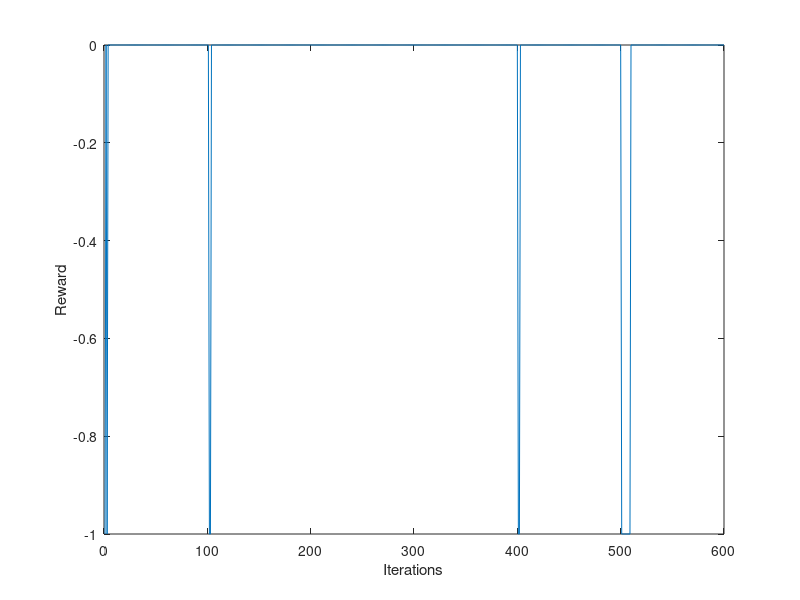

MATLAB code to generate this figure:
% Name: hw3.m
% Author: Jazel A. Suguitan
% Last Modified: Oct. 30, 2021

clc,clear
close all

% Q Learning (Off-Policy Control)

% ========================== TRAINING =========================

alpha = 0.8;    %initialize learning rate (WHAT TO SET???)
gamma = 0.2; %WHAT TO SET???
grid_size = 5;
%[X,Y] = meshgrid(grid_size);
grid = zeros(grid_size);
num_states = grid_size * grid_size;
S = 1:num_states;
num_actions = 4;
A = 1:num_actions; % 1-up, 2-down, 3-right, 4-left
num_eps = 6;
num_its = 100;
delta_t_update = 0.008;
%T = 0:delta_t_update:7; % Set simulation time
%Q = cell(num_states, num_actions);   % create initial Q-table  zeros(num_states, 4)
Q = zeros(num_states, num_actions);
%s_ = cell(size(T), num_its);
%a_ = cell(size(T,1), num_its);
Q_eps = cell(num_eps, 1);
starts = randi([1,num_states], num_eps, num_its);   %create random start positions, store in num_eps x num_its matrix
%goals = randi([1,num_states], num_eps, num_its);    %create random goal positions
goal = 25;

rewards = zeros(num_eps * num_its, 1);
s_next_record = zeros(num_eps * num_its, 1);

totalits = 0;

for episode = 1:num_eps
    %t = episode    %extra variable t to make Q equation look cleaner
    %s_t = 1;    %place robot in upper left cell of grid
    s_t = starts(episode, 1);
    %a_t = 3;    %arbitrary initial action
    for iteration = 1:num_its
        %k = iteration  % extra variable k to make Q equation look cleaner
        %find max reward in row of Q-table corresponding with current state
        totalits = totalits + 1;
        [maxReward, max_actions] = max(Q(s_t,:));
        
        %select random a_next if there are multiple maximums
        pos = length(max_actions);
        a_next = max_actions(pos);
        
        %take action
        if a_next == 1  %up
            if s_t >= 1 && s_t <= grid_size %robot is currently in top row of grid
                %do not move out of grid. do nothing
                s_next = s_t;
            else %robot is able to move up
                s_next = s_t - grid_size;
            end
        elseif a_next == 2  %down
            if s_t <= num_states && s_t > num_states - grid_size %robot is currently in bottom row of grid
                %do not move out of grid. do nothing
                s_next = s_t;
            else %robot is able to move down
                s_next = s_t + grid_size;
            end
        elseif a_next == 3 %right
            if mod(s_t, grid_size) == 0 %robot is currently in rightmost column of grid
                %do not move out of grid. do nothing
                s_next = s_t;
            else %robot is able to move right
                s_next = s_t + 1;
            end
        else   %left
            if mod(s_t, grid_size) == 1 %robot is currently in leftmost column of grid
                %do not move out of grid. do nothing
                s_next = s_t;
            else % robot is able to move left
                s_next = s_t - 1;
            end
        end
        
        s_next_record(totalits) = s_next;
        
        %assign reward from new state after taken action
        if s_next == goal %goals(episode,iteration)
           %robot reached goal
           r = 100;
        elseif (s_next >= 1 && s_next <= grid_size) || (mod(s_next, grid_size) == 0) || (mod(s_next, grid_size) == 1)
            %robot now in border cell
            r = -1;
        else
            %all other actions
            r = 0;
        end
        
        %get max reward of new state from Q-table
        newMax = max(Q(s_next,:));
        
        %update Q table
        Q(s_t,a_next) = Q(s_t,a_next) + alpha * (r + gamma*newMax - Q(s_t,a_next));
        %FROM SLIDES: Q (s_{t}, a_{t})(k) = Q(s_{t}, a_{t})(k-1) + alpha [ r_{t+1} + gamma * Q(s_{t+1}, a_{t+1})(k-1)- Q(s_{t}, a_{t})(k-1)]
        
        %update current state variable
        s_t = s_next;
        
        %update reward array (for plot)
        rewards(((episode-1)*num_its) + iteration) = r;
        if (r == 100)
            iteration = num_its; %end the episode if terminal state was reached - DOES IT WORK??
            break
        end
    end
    Q_eps{episode} = Q;
end

Final_Q_Table = Q_eps{num_eps}

plot(rewards)
xlabel('Iterations');
ylabel('Reward');
